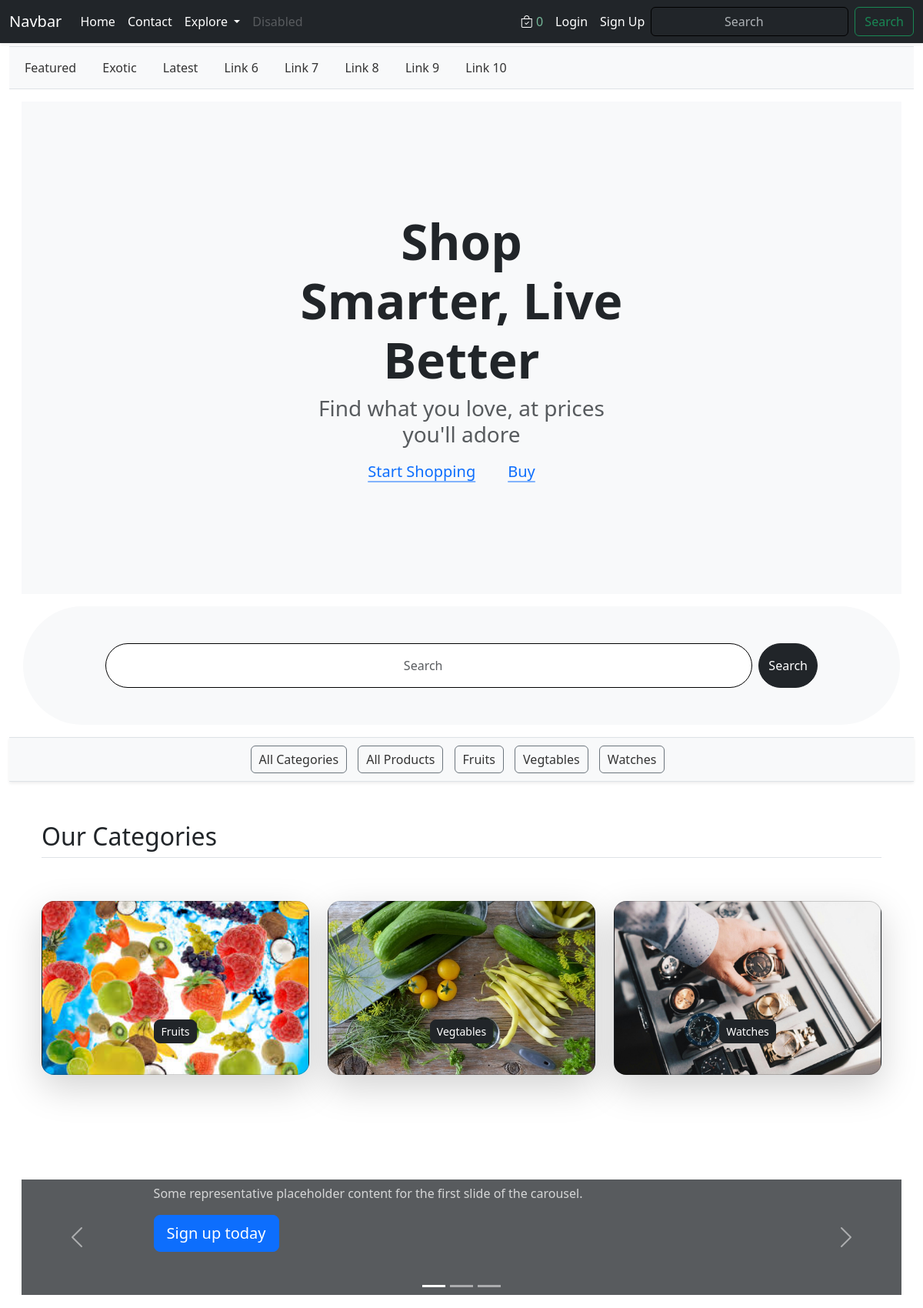
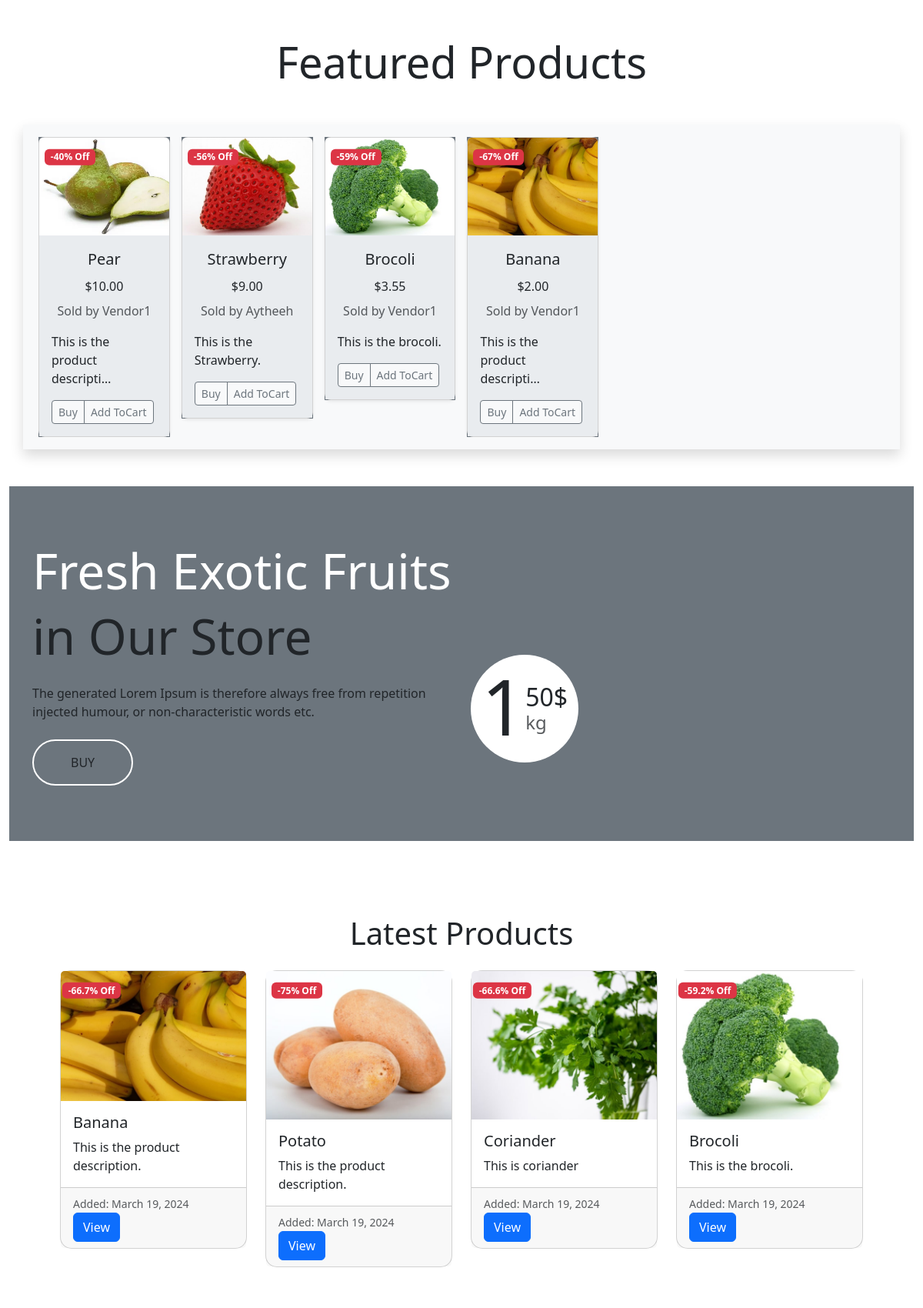
The page / (upper part) on the database its author committed (2 pictures, top to bottom).
### core/models.py (models this page shows, shortened)
class Category(models.Model):
    cid = ShortUUIDField(unique=True, length=10, max_length=20,
                         prefix='cat', alphabet='abcdefgh12345')
    title = models.CharField(max_length=100)
    image = models.ImageField(upload_to='Category', default='category.jpg')
    class Meta:
        verbose_name_plural = "Categories"

class Product(models.Model):
    pid = ShortUUIDField(unique=True, length=10,
                         max_length=20, alphabet='abcdefgh12345')
    title = models.CharField(max_length=100)
    image = models.ImageField(upload_to=user_directory_path)
    description = models.TextField(
        null=True, blank=True, default="This is the product description.")
    user = models.ForeignKey(User, on_delete=models.SET_NULL, null=True)
    category = models.ForeignKey(
        Category, on_delete=models.SET_NULL, null=True)
    vendor = models.ForeignKey(Vendor, on_delete=models.SET_NULL, null=True)
    price = models.DecimalField(
        max_digits=9999999, decimal_places=2, default="1.99")
    old_price = models.DecimalField(
        max_digits=9999999, decimal_places=2, default="2.99")
    specifications = models.TextField(null=True, blank=True)
    tags = TaggableManager(blank=True)
    product_status = models.CharField(
        choices=STATUS, max_length=10, default="in_review")
    status = models.BooleanField(default=True)
    in_stock = models.BooleanField(default=True)
    featured = models.BooleanField(default=False)
    digital = models.BooleanField(default=False)
    sku = ShortUUIDField(unique=True, length=4,
                         max_length=10, alphabet='1234567890')
    date = models.DateTimeField(auto_now_add=True)
    updated = models.DateTimeField(null=True, blank=True)
    class Meta:
        verbose_name_plural = "Products"
    def get_percentage(self):
        new_price = (self.price / self.old_price) * 100
        return new_price

class Vendor(models.Model):
    vid = ShortUUIDField(unique=True, length=10, max_length=20,
                         prefix="ven", alphabet="abcdefgh12345")
    title = models.CharField(max_length=100, default='DefaultVendorName')
    image = models.ImageField(
        upload_to=user_directory_path, default='category.jpg')
    description = models.TextField(
        null=True, blank=True, default="This is the product description.")
    user = models.ForeignKey(User, on_delete=models.SET_NULL, null=True)
    address = models.CharField(max_length=100, default="123 Main St")
    contact = models.CharField(max_length=100, default="+91 999000")
    chat_response_time = models.CharField(max_length=100, default="100")
    shipping_on_time = models.CharField(max_length=100, default="100")
    authentic_rating = models.CharField(max_length=100, default="100")
    days_return = models.CharField(max_length=100, default="100")
    warrenty_period = models.CharField(max_length=100, default="100")
    class Meta:
        verbose_name_plural = "Vendors"
    def __str__(self):
        return self.title

### core/views.py (the view)
# urls.py: path('', views.home_view, name='home'),
def home_view(request):
    Products = Product.objects.filter(
        featured=True, product_status='published')
    Categories = Category.objects.all()
    latest_products = Product.objects.order_by('-date')[:4]
    context = {
        'Products': Products,
        'Categories': Categories,
        'latest_products': latest_products,
    }
    return render(request, 'core/index.html', context=context)

### core/context_processors.py (called while the page is built)
def default(request):
    categories_context = Category.objects.all()
    vendors_context = Vendor.objects.all()
    try:
        address_context = Address.objects.get(user=request.user)
    except:
        address_context = None
    min_max_price = Product.objects.aggregate(Min("price"), Max("price"))
    return {
        'categories_context': categories_context,
        'vendors_context': vendors_context,
        'address_context': address_context,
        'min_max_price_context': min_max_price,
    }

### Templates/core/index.html (shortened to what this page needs)
{% extends 'core/base.html' %} {%load static %} {% block content %}
<div class="container-fluid">
  <div
    id="scrollable-div"
    class="scrollable-div border-top border-bottom bg-body-tertiary my-1"
    data-bs-spy="scroll"
    data-bs-target="#scrollable-div"
    data-bs-offset="0"
  >
    <a href="#scroll-1">Featured</a>
    <a href="#scroll-2">Exotic</a>
    <a href="#scroll-3">Latest</a>
    <a href="#">Link 6</a>
    <a href="#">Link 7</a>
    <a href="#">Link 8</a>
    <a href="#">Link 9</a>
    <a href="#">Link 10</a>
  </div>
  <div
    class="position-relative overflow-hidden p-3 p-md-5 m-md-3 text-center bg-body-tertiary"
  >
    <div class="col-md-6 p-lg-5 mx-auto my-5">
      <h1 class="display-3 fw-bold">Shop Smarter, Live Better</h1>
      <h3 class="fw-normal text-muted mb-3">
        Find what you love, at prices you'll adore
      </h3>
      <div class="d-flex gap-3 justify-content-center lead fw-normal">
        <a class="icon-link" href="#">
          Start Shopping
          <svg class="bi">
            <use xlink:href="#chevron-right"></use>
          </svg>
        </a>
        <a class="icon-link" href="#">
          Buy
          <svg class="bi">
            <use xlink:href="#chevron-right"></use>
          </svg>
        </a>
      </div>
    </div>
  </div>
  <div class="container m-3 mx-auto">
    <div class="row justify-content-center rounded-pill bg-body-tertiary">
      <div class="col-lg-10 py-lg-5 py-md-4 py-sm-3 py-3">
        <form class="d-flex" role="search">
          <input
            class="form-control rounded-pill py-lg-3 py-md-3 py-sm-3 py-3 me-2"
            type="search"
            placeholder="Search"
            aria-label="Search"
          />
          <button class="btn btn-dark rounded-pill" type="submit">
            Search
          </button>
        </form>
      </div>
    </div>
  </div>
  <div
    class="scrollable-div text-center border-bottom border-top bg-body-tertiary shadow-sm my-1"
  >
    <a href="{% url 'core:all-categories' %}" class="btn btn-outline-secondary"
      >All Categories</a
    >
    <a href="{% url 'core:products-list' %}" class="btn btn-outline-secondary"
      >All Products</a
    >
    {% for i in categories_context %}
    <a
      href="{% url 'core:category-details' i.cid %}"
      class="btn btn-outline-secondary"
      >{{i.title}}</a
    >
    {%endfor%}
  </div>
  <div class="container px-4 py-5" id="custom-cards">
    <h2 class="pb-2 border-bottom">Our Categories</h2>
    <div class="row row-cols-1 row-cols-lg-3 align-items-stretch g-4 py-5">
      {% for c in Categories %}
      <div class="col">
        <div
          class="card card-cover h-100 overflow-hidden text-bg-dark rounded-4 shadow-lg"
          style="background-image: url('{{c.image.url}}');background-repeat: no-repeat;background-position: center;background-size: cover;"
        >
          <div
            class="d-flex flex-column h-100 p-5 pb-3 text-white text-shadow-1"
          >
            <h3
              class="pt-5 mt-5 mb-4 text-center display-6 lh-1 fw-bold text-dark"
            >
              <a
                href="{% url 'core:category-details' c.cid %}"
                class="btn btn-sm rounded-3 btn-dark"
                >{{c.title}}</a
              >
            </h3>
          </div>
        </div>
      </div>
      {%endfor%}
    </div>
  </div>
  <div id="myCarousel" class="carousel slide my-4 p-3" data-bs-ride="carousel">
    <div class="carousel-indicators">
      <button
        type="button"
        data-bs-target="#myCarousel"
        data-bs-slide-to="0"
        class="active"
        aria-label="Slide 1"
        aria-current="true"
      ></button>
      <button
        type="button"
        data-bs-target="#myCarousel"
        data-bs-slide-to="1"
        aria-label="Slide 2"
        class=""
      ></button>
      <button
        type="button"
        data-bs-target="#myCarousel"
        data-bs-slide-to="2"
        aria-label="Slide 3"
        class=""
      ></button>
    </div>
    <div class="carousel-inner">
      <div class="carousel-item active">
        <svg
          class="bd-placeholder-img"
          width="100%"
          height="100%"
          xmlns="http://www.w3.org/2000/svg"
          aria-hidden="true"
          preserveAspectRatio="xMidYMid slice"
          focusable="false"
        >
          <rect
            width="100%"
            height="100%"
            fill="var(--bs-secondary-color)"
          ></rect>
        </svg>
        <div class="container">
          <div class="carousel-caption text-start">
            <p class="opacity-75">
              Some representative placeholder content for the first slide of the
              carousel.
            </p>
            <p><a class="btn btn-lg btn-primary" href="#">Sign up today</a></p>
          </div>
        </div>
      </div>
    </div>
    <button
      class="carousel-control-prev"
      type="button"
      data-bs-target="#myCarousel"
      data-bs-slide="prev"
    >
      <span class="carousel-control-prev-icon" aria-hidden="true"></span>
    </button>
    <button
      class="carousel-control-next"
      type="button"
      data-bs-target="#myCarousel"
      data-bs-slide="next"
    >
      <span class="carousel-control-next-icon" aria-hidden="true"></span>
    </button>
  </div>
  <h2 id="scroll-1" class="display-4 text-center my-5">Featured Products</h2>
  <div class="container bg-body-secondary align-items-center shadow my-4">
    <div class="row bg-body-tertiary">
      <div class="col-12">
        <div class="owl-carousel owl-theme p-2 m-2 mx-auto">
          {% for i in Products %}
          <div class="item bg-secondary align-items-center">
            <div
              class="card shadow-sm border-1 rounded-3"
              style="max-width: 250px; position: relative"
            >
              <div
                class="position-absolute top-0 start-0 translate-middle badge bg-danger"
                style="z-index: 1; margin-top: 25px; margin-left: 40px"
              >
                -{{i.get_percentage|floatformat:0}}% Off
              </div>
              <a
                href="{% url 'core:product-details' i.pid %}"
                class="text-decoration-none text-dark"
              >
                <div class="ratio ratio-4x3">
                  <img
                    src="{{ i.image.url }}"
                    class="card-img-top img-fluid"
                    width="100%"
                    height="100%"
                    role="img"
                    preserveAspectRatio="xMidYMid slice"
                    focusable="false"
                  />
                </div>
              </a>
              <div class="card-body bg-body-secondary">
                <a
                  href="{% url 'core:product-details' i.pid %}"
                  class="text-decoration-none text-dark"
                >
                  <p class="card-title text-center fs-5">{{i.title}}</p>
                </a>
                <p class="card-title text-center fs-6">
                  $<span
                    class="card-title text-center fs-6 current-product-price-{{i.id}}"
                    >{{i.price}}</span
                  >
                </p>
                <p class="card-text text-center">
                  <small class="text-body-secondary fs-6"
                    >Sold by {{i.vendor}}</small
                  >
                </p>
                <p class="card-text">{{i.description|truncatechars:30}}</p>
                <div class="d-flex justify-content-between align-items-center">
                  <div class="btn-group bg-body-tertiary mt-auto">
                    <button
                      type="button"
                      class="btn btn-sm btn-outline-secondary"
                    >
                      Buy
                    </button>
                    <button
                      type="button"
                      class="btn btn-sm btn-outline-secondary add-to-cart-btn"
                      data-index="{{i.id}}"
                      id="add-to-cart-btn"
                    >
                      Add ToCart
                    </button>
                  </div>
                </div>
              </div>
            </div>
          </div>
          {%endfor%}
        </div>
      </div>
    </div>
  </div>
  <div id="scroll-2" class="container-fluid banner bg-secondary my-5">
    <div class="container py-5">
      <div class="row g-4 align-items-center">
        <div class="col-lg-6">
          <div class="py-4">
            <h1 class="display-3 text-white">Fresh Exotic Fruits</h1>
            <p class="fw-normal display-3 text-dark mb-4">in Our Store</p>
            <p class="mb-4 text-dark">
              The generated Lorem Ipsum is therefore always free from repetition
              injected humour, or non-characteristic words etc.
            </p>
            <a
              href="{% url 'core:category-details' cid='catgf1e54ecae' %}"
              class="banner-btn btn border-2 border-white rounded-pill text-dark py-3 px-5"
              >BUY</a
            >
          </div>
        </div>
        <div class="col-lg-6">
          <div class="position-relative">
            <div
              class="d-flex align-items-center justify-content-center bg-white rounded-circle position-absolute"
              style="width: 140px; height: 140px; top: 0; left: 0"
            >
              <h1 style="font-size: 100px">1</h1>
              <div class="d-flex flex-column">
                <span class="h2 mb-0">50$</span>
                <span class="h4 text-muted mb-0">kg</span>
              </div>
            </div>
          </div>
        </div>
      </div>
    </div>
  </div>
  <div id="scroll-3" class="container p-5 my-4">
    <div class="row">
      <div class="col-12">
        <h2 class="text-center mb-4 display-6">Latest Products</h2>
      </div>
    </div>
    <div class="row row-cols-2 row-cols-md-4 row-cols-sm-1 g-4">
      {% for product in latest_products %}
      <div class="col">
        <div class="card mb-3 position-relative">
          <div class="card-body">
            <div
              class="position-absolute top-0 start-0 translate-middle badge bg-danger"
              style="z-index: 1; margin-top: 25px; margin-left: 40px"
            >
            </div>
            <h5 class="card-title lead">{{ product.title }}</h5>
            <p class="card-text">{{ product.description }}</p>
          </div>
          <div class="card-footer">
            <small class="text-muted">Added: {{ product.date|date }}</small>
            <a
              href="{% url 'core:product-details' product.pid %}"
              class="btn btn-primary stretched-link"
              >View</a
            >
          </div>
        </div>
      </div>
      {% endfor %}
    </div>
  </div>
</div>
{% endblock content %}

### static/css/styles.css (style rules this page uses)
.card { transition: transform 0.3s, box-shadow 0.3s; border-radius: 15px; }
.btn { transition: color 0.3s; }
.form-control { border-color: black; }
input::placeholder { text-align: center; }

### Templates/core/navbar.html (style rules this page uses)
.scrollable-div { overflow-x: auto; white-space: nowrap; padding: 10px; }
.scrollable-div a { display: inline-block; padding: 5px 10px; margin-right: 10px; text-decoration: none; color: #333; }

### rows shown on the page
Category: title "Fruits", image (picture)
Category: title "Vegtables", image (picture)
Category: title "Watches", image (picture)
Product: get_percentage "40", image (picture), title "Pear", price "10.00", vendor "Vendor1", description "This is the product descripti…"
Product: get_percentage "56", image (picture), title "Strawberry", price "9.00", vendor "Aytheeh", description "This is the Strawberry."
Product: get_percentage "59", image (picture), title "Brocoli", price "3.55", vendor "Vendor1", description "This is the brocoli."
Product: get_percentage "67", image (picture), title "Banana", price "2.00", vendor "Vendor1", description "This is the product descripti…"

### other values the page prints
{{ request.session.cart_data_obj|length }} "0"
